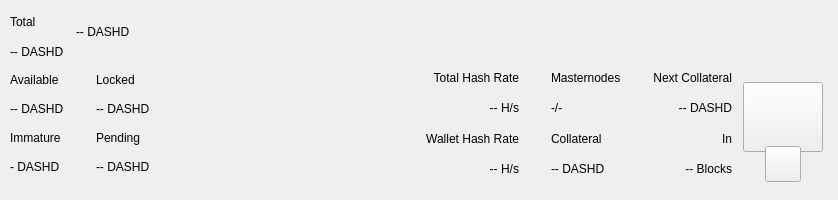
<?xml version="1.0" encoding="UTF-8"?>
<ui version="4.0">
 <class>TopBar</class>
 <widget class="QWidget" name="TopBar">
  <property name="geometry">
   <rect>
    <x>0</x>
    <y>0</y>
    <width>838</width>
    <height>200</height>
   </rect>
  </property>
  <property name="minimumSize">
   <size>
    <width>0</width>
    <height>200</height>
   </size>
  </property>
  <property name="maximumSize">
   <size>
    <width>16777215</width>
    <height>200</height>
   </size>
  </property>
  <property name="windowTitle">
   <string>Form</string>
  </property>
  <layout class="QVBoxLayout" name="verticalLayout_10" stretch="0">
   <property name="spacing">
    <number>0</number>
   </property>
   <property name="leftMargin">
    <number>0</number>
   </property>
   <property name="topMargin">
    <number>0</number>
   </property>
   <property name="rightMargin">
    <number>0</number>
   </property>
   <property name="bottomMargin">
    <number>0</number>
   </property>
   <item>
    <widget class="PFBorderImage" name="containerTop">
     <layout class="QVBoxLayout" name="verticalLayout_11">
      <property name="spacing">
       <number>0</number>
      </property>
      <property name="leftMargin">
       <number>0</number>
      </property>
      <property name="topMargin">
       <number>0</number>
      </property>
      <property name="rightMargin">
       <number>0</number>
      </property>
      <property name="bottomMargin">
       <number>0</number>
      </property>
      <item>
       <widget class="QWidget" name="top_container_2" native="true">
        <property name="minimumSize">
         <size>
          <width>0</width>
          <height>65</height>
         </size>
        </property>
        <layout class="QHBoxLayout" name="top_container">
         <property name="spacing">
          <number>0</number>
         </property>
         <property name="leftMargin">
          <number>10</number>
         </property>
         <property name="topMargin">
          <number>0</number>
         </property>
         <property name="rightMargin">
          <number>10</number>
         </property>
         <property name="bottomMargin">
          <number>0</number>
         </property>
         <item>
          <layout class="QHBoxLayout" name="horizontalLayout_4">
           <property name="spacing">
            <number>12</number>
           </property>
           <property name="rightMargin">
            <number>0</number>
           </property>
           <item>
            <widget class="QWidget" name="widgetAmount" native="true">
             <layout class="QVBoxLayout" name="verticalLayout_2">
              <property name="spacing">
               <number>2</number>
              </property>
              <property name="leftMargin">
               <number>0</number>
              </property>
              <property name="topMargin">
               <number>8</number>
              </property>
              <property name="rightMargin">
               <number>0</number>
              </property>
              <property name="bottomMargin">
               <number>0</number>
              </property>
              <item>
               <widget class="QLabel" name="labelTitle1">
                <property name="text">
                 <string>Total</string>
                </property>
               </widget>
              </item>
              <item>
               <widget class="PrivateQLabel" name="labelAmountPiv">
                <property name="text">
                 <string notr="true">-- DASHD</string>
                </property>
               </widget>
              </item>
             </layout>
            </widget>
           </item>
           <item alignment="Qt::AlignVCenter">
            <widget class="QWidget" name="widgetTopAmount" native="true">
             <property name="sizePolicy">
              <sizepolicy hsizetype="Preferred" vsizetype="Maximum">
               <horstretch>0</horstretch>
               <verstretch>0</verstretch>
              </sizepolicy>
             </property>
             <layout class="QHBoxLayout" name="horizontalLayout_5">
              <property name="spacing">
               <number>0</number>
              </property>
              <property name="leftMargin">
               <number>0</number>
              </property>
              <property name="topMargin">
               <number>0</number>
              </property>
              <property name="rightMargin">
               <number>0</number>
              </property>
              <property name="bottomMargin">
               <number>0</number>
              </property>
              <item alignment="Qt::AlignTop">
               <widget class="PrivateQLabel" name="labelAmountTopPiv">
                <property name="minimumSize">
                 <size>
                  <width>0</width>
                  <height>36</height>
                 </size>
                </property>
                <property name="styleSheet">
                 <string notr="true">padding:0px;margin:0px;</string>
                </property>
                <property name="text">
                 <string notr="true">-- DASHD</string>
                </property>
               </widget>
              </item>
             </layout>
            </widget>
           </item>
           <item>
            <spacer name="horizontalSpacer">
             <property name="orientation">
              <enum>Qt::Horizontal</enum>
             </property>
             <property name="sizeHint" stdset="0">
              <size>
               <width>40</width>
               <height>20</height>
              </size>
             </property>
            </spacer>
           </item>
           <item alignment="Qt::AlignRight">
            <widget class="QWidget" name="layoutSync" native="true">
             <property name="minimumSize">
              <size>
               <width>0</width>
               <height>36</height>
              </size>
             </property>
             <property name="maximumSize">
              <size>
               <width>16777215</width>
               <height>36</height>
              </size>
             </property>
             <layout class="QVBoxLayout" name="verticalLayout_9">
              <property name="leftMargin">
               <number>0</number>
              </property>
              <property name="topMargin">
               <number>0</number>
              </property>
              <property name="rightMargin">
               <number>0</number>
              </property>
              <property name="bottomMargin">
               <number>0</number>
              </property>
              <item>
               <widget class="ExpandableButton" name="pushButtonSync" native="true">
                <property name="minimumSize">
                 <size>
                  <width>36</width>
                  <height>36</height>
                 </size>
                </property>
                <property name="maximumSize">
                 <size>
                  <width>16777215</width>
                  <height>36</height>
                 </size>
                </property>
               </widget>
              </item>
             </layout>
            </widget>
           </item>
           <item>
            <widget class="ExpandableButton" name="pushButtonHDUpgrade" native="true">
             <property name="minimumSize">
              <size>
               <width>36</width>
               <height>36</height>
              </size>
             </property>
             <property name="maximumSize">
              <size>
               <width>16777215</width>
               <height>36</height>
              </size>
             </property>
            </widget>
           </item>
           <item>
            <widget class="ExpandableButton" name="pushButtonStack" native="true">
             <property name="minimumSize">
              <size>
               <width>36</width>
               <height>36</height>
              </size>
             </property>
             <property name="maximumSize">
              <size>
               <width>16777215</width>
               <height>36</height>
              </size>
             </property>
            </widget>
           </item>
           <item>
            <widget class="ExpandableButton" name="pushButtonConf" native="true">
             <property name="minimumSize">
              <size>
               <width>36</width>
               <height>36</height>
              </size>
             </property>
             <property name="maximumSize">
              <size>
               <width>16777215</width>
               <height>36</height>
              </size>
             </property>
            </widget>
           </item>
           <item>
            <widget class="ExpandableButton" name="pushButtonMasternodes" native="true">
             <property name="minimumSize">
              <size>
               <width>36</width>
               <height>36</height>
              </size>
             </property>
             <property name="maximumSize">
              <size>
               <width>16777215</width>
               <height>36</height>
              </size>
             </property>
            </widget>
           </item>
           <item>
            <widget class="ExpandableButton" name="pushButtonConsole" native="true">
             <property name="minimumSize">
              <size>
               <width>36</width>
               <height>36</height>
              </size>
             </property>
             <property name="maximumSize">
              <size>
               <width>16777215</width>
               <height>36</height>
              </size>
             </property>
             <property name="maximumSize">
              <size>
               <width>16777215</width>
               <height>36</height>
              </size>
             </property>
            </widget>
           </item>
           <item>
            <widget class="ExpandableButton" name="pushButtonConnection" native="true">
             <property name="minimumSize">
              <size>
               <width>36</width>
               <height>36</height>
              </size>
             </property>
             <property name="maximumSize">
              <size>
               <width>16777215</width>
               <height>36</height>
              </size>
             </property>
            </widget>
           </item>
           <item>
            <widget class="ExpandableButton" name="pushButtonTor" native="true">
             <property name="minimumSize">
              <size>
               <width>36</width>
               <height>36</height>
              </size>
             </property>
             <property name="maximumSize">
              <size>
               <width>16777215</width>
               <height>36</height>
              </size>
             </property>
            </widget>
           </item>
           <item>
            <widget class="ExpandableButton" name="pushButtonLock" native="true">
             <property name="sizePolicy">
              <sizepolicy hsizetype="Expanding" vsizetype="Expanding">
               <horstretch>0</horstretch>
               <verstretch>0</verstretch>
              </sizepolicy>
             </property>
             <property name="minimumSize">
              <size>
               <width>36</width>
               <height>0</height>
              </size>
             </property>
             <property name="maximumSize">
              <size>
               <width>16777215</width>
               <height>36</height>
              </size>
             </property>
            </widget>
           </item>
           <item>
            <widget class="ExpandableButton" name="pushButtonTheme" native="true">
             <property name="minimumSize">
              <size>
               <width>36</width>
               <height>36</height>
              </size>
             </property>
             <property name="maximumSize">
              <size>
               <width>16777215</width>
               <height>36</height>
              </size>
             </property>
            </widget>
           </item>
           <item>
            <widget class="ExpandableButton" name="pushButtonFAQ" native="true">
             <property name="minimumSize">
              <size>
               <width>36</width>
               <height>36</height>
              </size>
             </property>
             <property name="maximumSize">
              <size>
               <width>16777215</width>
               <height>36</height>
              </size>
             </property>
            </widget>
           </item>
           <item>
            <widget class="ExpandableButton" name="pushButtonPrivacy" native="true">
             <property name="minimumSize">
              <size>
               <width>36</width>
               <height>36</height>
              </size>
             </property>
             <property name="maximumSize">
              <size>
               <width>16777215</width>
               <height>36</height>
              </size>
             </property>
            </widget>
           </item>
          </layout>
         </item>
        </layout>
       </widget>
      </item>
      <item>
       <widget class="QWidget" name="bottom_container" native="true">
        <property name="minimumSize">
         <size>
          <width>0</width>
          <height>135</height>
         </size>
        </property>
        <layout class="QHBoxLayout" name="botton_container">
         <property name="leftMargin">
          <number>10</number>
         </property>
         <property name="topMargin">
          <number>0</number>
         </property>
         <property name="rightMargin">
          <number>10</number>
         </property>
         <property name="bottomMargin">
          <number>10</number>
         </property>
         <item>
          <layout class="QHBoxLayout" name="horizontalLayout_3">
           <property name="spacing">
            <number>0</number>
           </property>
           <property name="bottomMargin">
            <number>9</number>
           </property>
           <item>
            <layout class="QVBoxLayout" name="verticalLayout_7">
             <property name="spacing">
              <number>0</number>
             </property>
             <property name="leftMargin">
              <number>0</number>
             </property>
             <property name="rightMargin">
              <number>0</number>
             </property>
             <item>
              <layout class="QHBoxLayout" name="horizontalLayout_2">
               <property name="spacing">
                <number>0</number>
               </property>
               <item>
                <layout class="QVBoxLayout" name="verticalLayout_6">
                 <item>
                  <widget class="QLabel" name="labelTitle5">
                   <property name="text">
                    <string>Available</string>
                   </property>
                  </widget>
                 </item>
                 <item>
                  <widget class="PrivateQLabel" name="labelAvailablePiv">
                   <property name="text">
                    <string>-- DASHD</string>
                   </property>
                  </widget>
                 </item>
                 <item>
                  <widget class="QLabel" name="labelTitle4">
                   <property name="text">
                    <string>Immature</string>
                   </property>
                  </widget>
                 </item>
                 <item>
                  <widget class="PrivateQLabel" name="labelImmaturePiv">
                   <property name="text">
                    <string notr="true">- DASHD</string>
                   </property>
                  </widget>
                 </item>
                </layout>
               </item>
               <item>
                <layout class="QVBoxLayout" name="verticalLayout_8">
                 <property name="leftMargin">
                  <number>32</number>
                 </property>
                 <item>
                  <widget class="QLabel" name="labelTitle6">
                   <property name="text">
                    <string>Locked</string>
                   </property>
                  </widget>
                 </item>
                 <item>
                  <widget class="PrivateQLabel" name="labelLockedPiv">
                   <property name="text">
                    <string>-- DASHD</string>
                   </property>
                  </widget>
                 </item>
                 <item>
                  <widget class="QLabel" name="labelTitle3">
                   <property name="text">
                    <string>Pending</string>
                   </property>
                  </widget>
                 </item>
                 <item>
                  <widget class="PrivateQLabel" name="labelPendingPiv">
                   <property name="text">
                    <string notr="true">-- DASHD</string>
                   </property>
                  </widget>
                 </item>
                </layout>
               </item>
              </layout>
             </item>
            </layout>
           </item>
          </layout>
         </item>
         <item>
          <spacer name="horizontalSpacer_2">
           <property name="orientation">
            <enum>Qt::Horizontal</enum>
           </property>
           <property name="sizeHint" stdset="0">
            <size>
             <width>40</width>
             <height>20</height>
            </size>
           </property>
          </spacer>
         </item>
         <item>
          <layout class="QHBoxLayout" name="horizontalLayout_6">
           <property name="spacing">
            <number>0</number>
           </property>
           <property name="rightMargin">
            <number>0</number>
           </property>
           <property name="bottomMargin">
            <number>9</number>
           </property>
           <item>
            <widget class="QWidget" name="widgetStaking" native="true">
             <layout class="QVBoxLayout" name="verticalLayout_12">
              <property name="leftMargin">
               <number>32</number>
              </property>
              <property name="topMargin">
               <number>0</number>
              </property>
              <property name="rightMargin">
               <number>0</number>
              </property>
              <property name="bottomMargin">
               <number>0</number>
              </property>
              <item>
               <widget class="QLabel" name="labelNetworkHashRateTitle">
                <property name="text">
                 <string>Total Hash Rate</string>
                </property>
                <property name="textFormat">
                 <enum>Qt::AutoText</enum>
                </property>
                <property name="alignment">
                 <set>Qt::AlignRight|Qt::AlignTrailing|Qt::AlignVCenter</set>
                </property>
               </widget>
              </item>
              <item>
               <widget class="QLabel" name="labelNetworkHashRateValue">
                <property name="layoutDirection">
                 <enum>Qt::LeftToRight</enum>
                </property>
                <property name="text">
                 <string>-- H/s</string>
                </property>
                <property name="textFormat">
                 <enum>Qt::AutoText</enum>
                </property>
                <property name="alignment">
                 <set>Qt::AlignRight|Qt::AlignTrailing|Qt::AlignVCenter</set>
                </property>
               </widget>
              </item>
              <item>
               <widget class="QLabel" name="labelWalletHashRateTitle">
                <property name="text">
                 <string>Wallet Hash Rate</string>
                </property>
                <property name="textFormat">
                 <enum>Qt::AutoText</enum>
                </property>
                <property name="alignment">
                 <set>Qt::AlignRight|Qt::AlignTrailing|Qt::AlignVCenter</set>
                </property>
               </widget>
              </item>
              <item>
               <widget class="PrivateQLabel" name="labelWalletHashRateValue">
                <property name="text">
                 <string notr="true">-- H/s</string>
                </property>
                <property name="textFormat">
                 <enum>Qt::AutoText</enum>
                </property>
                <property name="alignment">
                 <set>Qt::AlignRight|Qt::AlignTrailing|Qt::AlignVCenter</set>
                </property>
               </widget>
              </item>
             </layout>
            </widget>
           </item>
           <item>
            <widget class="QWidget" name="widgetMasternodes" native="true">
             <layout class="QVBoxLayout">
              <property name="leftMargin">
               <number>32</number>
              </property>
              <property name="topMargin">
               <number>0</number>
              </property>
              <property name="rightMargin">
               <number>0</number>
              </property>
              <property name="bottomMargin">
               <number>0</number>
              </property>
              <item>
               <widget class="QLabel" name="labelMasternodesTitle">
                <property name="text">
                 <string>Masternodes</string>
                </property>
               </widget>
              </item>
              <item>
               <widget class="PrivateQLabel" name="labelMasternodeCount">
                <property name="text">
                 <string>-/-</string>
                </property>
               </widget>
              </item>
              <item>
               <widget class="QLabel" name="labelCollateralTitle">
                <property name="text">
                 <string>Collateral</string>
                </property>
               </widget>
              </item>
              <item>
               <widget class="QLabel" name="labelCollateralValue">
                <property name="text">
                 <string notr="true">-- DASHD</string>
                </property>
               </widget>
              </item>
             </layout>
            </widget>
           </item>
           <item>
            <widget class="QWidget" name="widgetNextCollateral" native="true">
             <layout class="QVBoxLayout" name="verticalLayout_13">
              <property name="leftMargin">
               <number>32</number>
              </property>
              <property name="topMargin">
               <number>0</number>
              </property>
              <property name="rightMargin">
               <number>0</number>
              </property>
              <property name="bottomMargin">
               <number>0</number>
              </property>
              <item>
               <widget class="QLabel" name="labelNextMasternodesTitle">
                <property name="text">
                 <string>Next Collateral</string>
                </property>
                <property name="textFormat">
                 <enum>Qt::AutoText</enum>
                </property>
                <property name="alignment">
                 <set>Qt::AlignRight|Qt::AlignTrailing|Qt::AlignVCenter</set>
                </property>
               </widget>
              </item>
              <item>
               <widget class="QLabel" name="labelNextCollateralValue">
                <property name="text">
                 <string>-- DASHD</string>
                </property>
                <property name="textFormat">
                 <enum>Qt::AutoText</enum>
                </property>
                <property name="alignment">
                 <set>Qt::AlignRight|Qt::AlignTrailing|Qt::AlignVCenter</set>
                </property>
               </widget>
              </item>
              <item>
               <widget class="QLabel" name="labelRemainingBlocks">
                <property name="text">
                 <string>In</string>
                </property>
                <property name="textFormat">
                 <enum>Qt::AutoText</enum>
                </property>
                <property name="alignment">
                 <set>Qt::AlignRight|Qt::AlignTrailing|Qt::AlignVCenter</set>
                </property>
               </widget>
              </item>
              <item>
               <widget class="QLabel" name="labelNextCollateralBlocks">
                <property name="text">
                 <string notr="true">-- Blocks</string>
                </property>
                <property name="textFormat">
                 <enum>Qt::AutoText</enum>
                </property>
                <property name="alignment">
                 <set>Qt::AlignRight|Qt::AlignTrailing|Qt::AlignVCenter</set>
                </property>
               </widget>
              </item>
             </layout>
            </widget>
           </item>
          </layout>
         </item>
         <item>
          <widget class="QWidget" name="qrContainer" native="true">
           <property name="sizePolicy">
            <sizepolicy hsizetype="Preferred" vsizetype="Minimum">
             <horstretch>0</horstretch>
             <verstretch>0</verstretch>
            </sizepolicy>
           </property>
           <property name="minimumSize">
            <size>
             <width>90</width>
             <height>110</height>
            </size>
           </property>
           <property name="maximumSize">
            <size>
             <width>90</width>
             <height>110</height>
            </size>
           </property>
           <layout class="QVBoxLayout" name="containerQR">
            <property name="spacing">
             <number>0</number>
            </property>
            <property name="leftMargin">
             <number>5</number>
            </property>
            <property name="topMargin">
             <number>10</number>
            </property>
            <property name="rightMargin">
             <number>5</number>
            </property>
            <property name="bottomMargin">
             <number>0</number>
            </property>
            <item>
             <widget class="QPushButton" name="btnQr">
              <property name="minimumSize">
               <size>
                <width>70</width>
                <height>70</height>
               </size>
              </property>
              <property name="maximumSize">
               <size>
                <width>16777215</width>
                <height>70</height>
               </size>
              </property>
              <property name="focusPolicy">
               <enum>Qt::NoFocus</enum>
              </property>
              <property name="text">
               <string/>
              </property>
              <property name="iconSize">
               <size>
                <width>70</width>
                <height>70</height>
               </size>
              </property>
             </widget>
            </item>
            <item>
             <spacer name="verticalSpacer">
              <property name="orientation">
               <enum>Qt::Vertical</enum>
              </property>
              <property name="sizeType">
               <enum>QSizePolicy::Fixed</enum>
              </property>
              <property name="sizeHint" stdset="0">
               <size>
                <width>20</width>
                <height>20</height>
               </size>
              </property>
             </spacer>
            </item>
            <item alignment="Qt::AlignHCenter|Qt::AlignBottom">
             <widget class="QPushButton" name="pushButtonQR">
              <property name="minimumSize">
               <size>
                <width>36</width>
                <height>36</height>
               </size>
              </property>
              <property name="maximumSize">
               <size>
                <width>36</width>
                <height>36</height>
               </size>
              </property>
              <property name="focusPolicy">
               <enum>Qt::NoFocus</enum>
              </property>
              <property name="text">
               <string/>
              </property>
             </widget>
            </item>
           </layout>
          </widget>
         </item>
        </layout>
       </widget>
      </item>
     </layout>
    </widget>
   </item>
  </layout>
 </widget>
 <customwidgets>
  <customwidget>
   <class>ExpandableButton</class>
   <extends>QWidget</extends>
   <header>qt/pivx/expandablebutton.h</header>
   <container>1</container>
  </customwidget>
  <customwidget>
   <class>PFBorderImage</class>
   <extends>QFrame</extends>
   <header>qt/pivx/pfborderimage.h</header>
   <container>1</container>
  </customwidget>
  <customwidget>
   <class>PrivateQLabel</class>
   <extends>QLabel</extends>
   <header>qt/pivx/privatelabel.h</header>
   <container>0</container>
  </customwidget>
 </customwidgets>
 <resources/>
 <connections/>
</ui>
